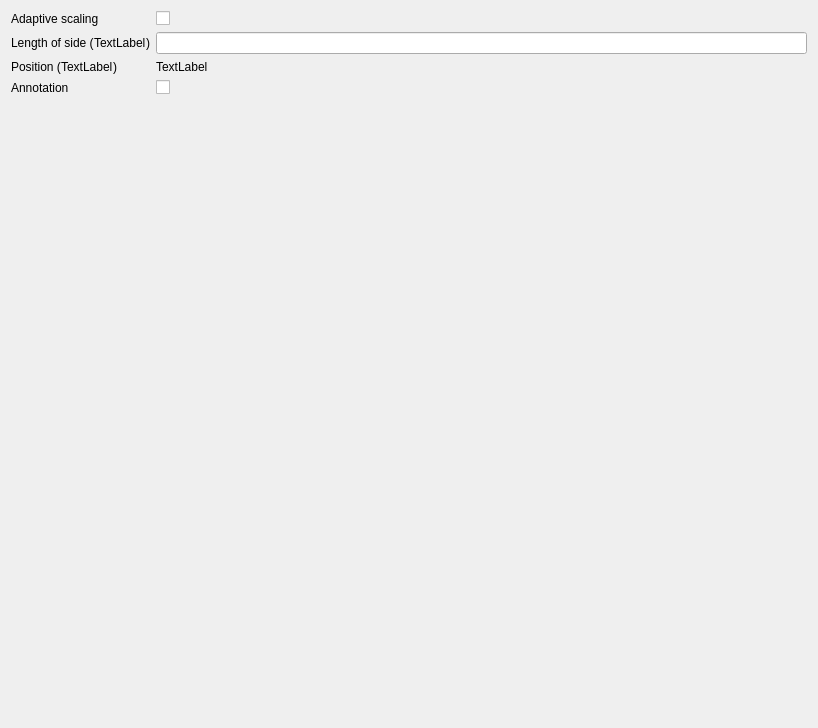
<?xml version="1.0" encoding="UTF-8"?>
<ui version="4.0">
 <class>ModuleScaleCubeWidget</class>
 <widget class="QWidget" name="ModuleScaleCubeWidget">
  <property name="geometry">
   <rect>
    <x>0</x>
    <y>0</y>
    <width>818</width>
    <height>728</height>
   </rect>
  </property>
  <property name="sizePolicy">
   <sizepolicy hsizetype="Fixed" vsizetype="Preferred">
    <horstretch>0</horstretch>
    <verstretch>0</verstretch>
   </sizepolicy>
  </property>
  <property name="windowTitle">
   <string>Form</string>
  </property>
  <layout class="QFormLayout" name="formLayout">
   <item row="1" column="0">
    <widget class="QLabel" name="tlAdaptiveScaling">
     <property name="text">
      <string>Adaptive scaling</string>
     </property>
    </widget>
   </item>
   <item row="1" column="1">
    <widget class="QCheckBox" name="chbAdaptiveScaling">
     <property name="text">
      <string/>
     </property>
    </widget>
   </item>
   <item row="2" column="0">
    <layout class="QHBoxLayout" name="horizontalLayout">
     <property name="spacing">
      <number>0</number>
     </property>
     <item>
      <widget class="QLabel" name="label">
       <property name="text">
        <string>Length of side (</string>
       </property>
      </widget>
     </item>
     <item>
      <widget class="QLabel" name="tlLengthUnit">
       <property name="text">
        <string>TextLabel</string>
       </property>
      </widget>
     </item>
     <item>
      <widget class="QLabel" name="label_3">
       <property name="text">
        <string>)</string>
       </property>
      </widget>
     </item>
    </layout>
   </item>
   <item row="2" column="1">
    <widget class="QLineEdit" name="leSideLength"/>
   </item>
   <item row="3" column="0">
    <layout class="QHBoxLayout" name="horizontalLayout_3">
     <property name="spacing">
      <number>0</number>
     </property>
     <item>
      <widget class="QLabel" name="label_2">
       <property name="text">
        <string>Position (</string>
       </property>
      </widget>
     </item>
     <item>
      <widget class="QLabel" name="tlPositionUnit">
       <property name="text">
        <string>TextLabel</string>
       </property>
      </widget>
     </item>
     <item>
      <widget class="QLabel" name="label_9">
       <property name="text">
        <string>)</string>
       </property>
      </widget>
     </item>
    </layout>
   </item>
   <item row="3" column="1">
    <widget class="QLabel" name="tlPosition">
     <property name="sizePolicy">
      <sizepolicy hsizetype="Preferred" vsizetype="Preferred">
       <horstretch>0</horstretch>
       <verstretch>0</verstretch>
      </sizepolicy>
     </property>
     <property name="minimumSize">
      <size>
       <width>200</width>
       <height>0</height>
      </size>
     </property>
     <property name="layoutDirection">
      <enum>Qt::LeftToRight</enum>
     </property>
     <property name="text">
      <string>TextLabel</string>
     </property>
    </widget>
   </item>
   <item row="4" column="1">
    <widget class="QCheckBox" name="chbAnnotation">
     <property name="text">
      <string/>
     </property>
    </widget>
   </item>
   <item row="4" column="0">
    <widget class="QLabel" name="label_4">
     <property name="text">
      <string>Annotation</string>
     </property>
    </widget>
   </item>
  </layout>
 </widget>
 <resources/>
 <connections/>
</ui>
